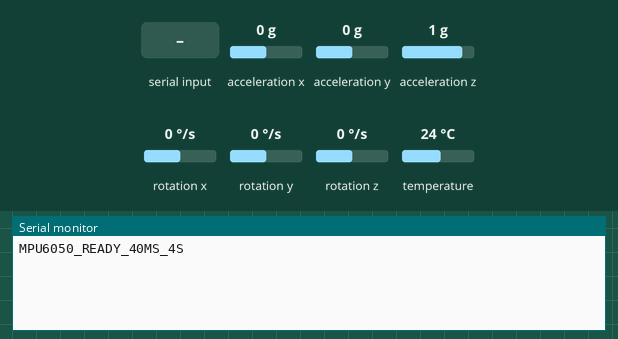
Bench run of a sketch on a simulated Arduino Uno, built with avr-gcc and run on an emulated ATmega328P. Shown: the last lines printed to the serial monitor. The inputs (shaded band) are chosen by the test bench; at power-on: acceleration x 0 g, acceleration y 0 g, acceleration z 1 g, rotation x 0 °/s, rotation y 0 °/s, rotation z 0 °/s, temperature 24 °C.

Above: at 1.3 s.
1.4 s: "R" received over Serial
At 1.95 s:
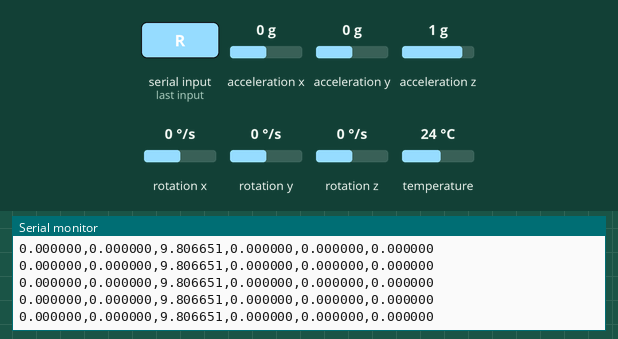
2.9 s: acceleration x set to -1.4 g
At 5.8 s:
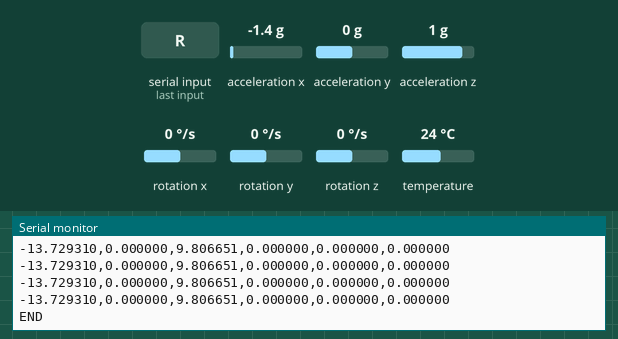

The sketch:

mpu6050_capture_40ms_4s.ino
```cpp
#include <Wire.h>
#include <Adafruit_MPU6050.h>
#include <Adafruit_Sensor.h>

Adafruit_MPU6050 mpu;

const int NUM_SAMPLES = 100;
const unsigned long SAMPLE_INTERVAL_MS = 40;
const unsigned long RECORDING_WINDOW_MS =
  (unsigned long)NUM_SAMPLES * SAMPLE_INTERVAL_MS;

void setup() {
  Serial.begin(115200);

  if (!mpu.begin()) {
    Serial.println("MPU6050_NOT_FOUND");
    while (1) {
      delay(10);
    }
  }

  mpu.setAccelerometerRange(MPU6050_RANGE_8_G);
  mpu.setGyroRange(MPU6050_RANGE_500_DEG);
  mpu.setFilterBandwidth(MPU6050_BAND_21_HZ);

  delay(100);
  Serial.println("MPU6050_READY_40MS_4S");
}

void loop() {
  if (Serial.available() > 0) {
    char command = Serial.read();

    if (command == 'R') {
      recordGesture();
    }
  }
}

void recordGesture() {
  Serial.println("START");

  const unsigned long recordingStart = millis();

  for (int i = 0; i < NUM_SAMPLES; i++) {
    const unsigned long targetTime =
      recordingStart +
      ((unsigned long)i * SAMPLE_INTERVAL_MS);

    while ((long)(millis() - targetTime) < 0) {
      // Wait for the exact 40 ms sample point.
    }

    sensors_event_t accel;
    sensors_event_t gyro;
    sensors_event_t temp;

    mpu.getEvent(&accel, &gyro, &temp);

    // Adafruit output units:
    // acceleration: m/s^2
    // gyroscope: rad/s
    Serial.print(accel.acceleration.x, 6);
    Serial.print(',');
    Serial.print(accel.acceleration.y, 6);
    Serial.print(',');
    Serial.print(accel.acceleration.z, 6);
    Serial.print(',');
    Serial.print(gyro.gyro.x, 6);
    Serial.print(',');
    Serial.print(gyro.gyro.y, 6);
    Serial.print(',');
    Serial.println(gyro.gyro.z, 6);
  }

  const unsigned long targetEnd =
    recordingStart + RECORDING_WINDOW_MS;

  while ((long)(millis() - targetEnd) < 0) {
    // Keep the full acquisition window at approximately 4.00 seconds.
  }

  Serial.println("END");
}
```

Measured:
- after the input at 1.4 s, the serial monitor: prints a new line at once (image 1)
- after the input at 2.9 s, the serial monitor: prints a new line at once (image 2)
